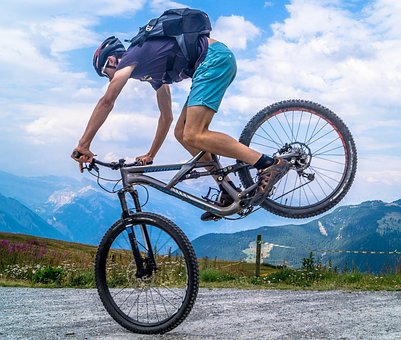
#> input picture xu li anh bai tap lon/images/cycle.jpg, 401 x 340 px, found by its file name
$ python CLAHE.py
#> lines starting #> are read from the running program, lines starting #| are printed output that depends on the picture
import cv2
import numpy as np
import matplotlib.pyplot as plt

# Đọc ảnh dưới dạng grayscale
image = cv2.imread(r'C:\Users\hoang\Desktop\file code\xu ly anh\xu li anh bai tap lon\images\cycle.jpg', cv2.IMREAD_GRAYSCALE)
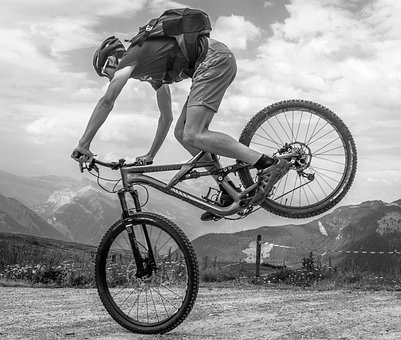
#> image: shape (340, 401); min 0, max 255, mean 152.4

# Tạo đối tượng CLAHE
clahe = cv2.createCLAHE(clipLimit=2.0, tileGridSize=(8, 8))

# Áp dụng CLAHE
clahe_image = clahe.apply(image)
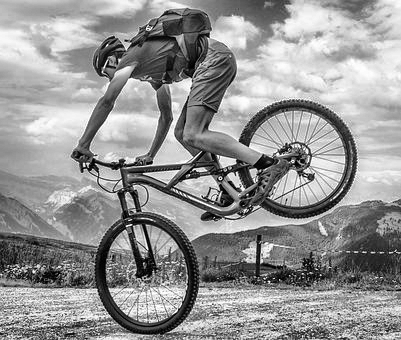
#> clahe_image: shape (340, 401); min 0, max 255, mean 148.4

# Hiển thị hình ảnh
plt.figure(figsize=(12, 6))

plt.subplot(1, 3, 1)
plt.title("Hình ảnh gốc")
plt.imshow(image, cmap='gray')
plt.axis('off')

plt.subplot(1, 3, 2)
plt.title("CLAHE")
plt.imshow(clahe_image, cmap='gray')
plt.axis('off')

plt.subplot(1, 3, 3)
plt.title("Histogram CLAHE")
plt.hist(clahe_image.ravel(), bins=256, range=[0, 256])
plt.grid()

plt.tight_layout()
plt.show()
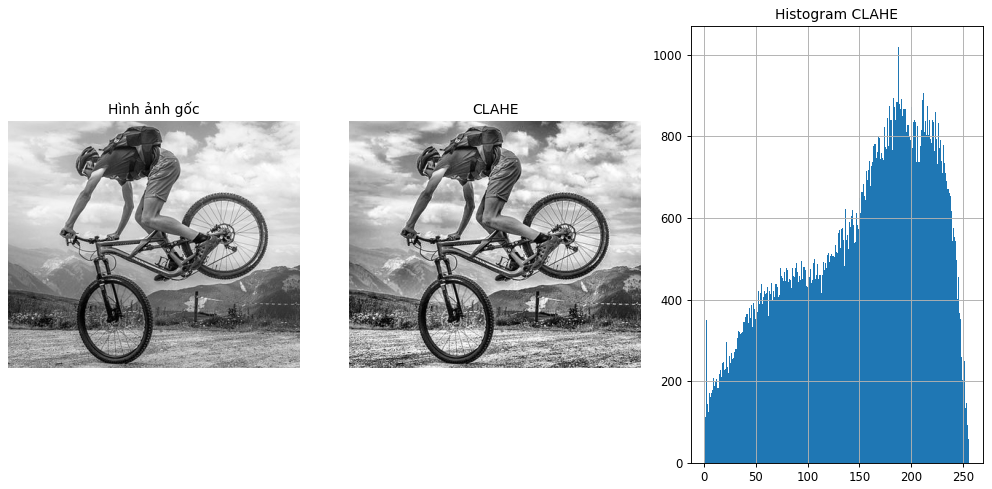
#> figure drawn by matplotlib, 3 panels; panel 3: tallest bar 1019 high, from x = 187 to 188

$ run again, with xu li anh bai tap lon/images/aero.jpg copied over xu li anh bai tap lon/images/cycle.jpg
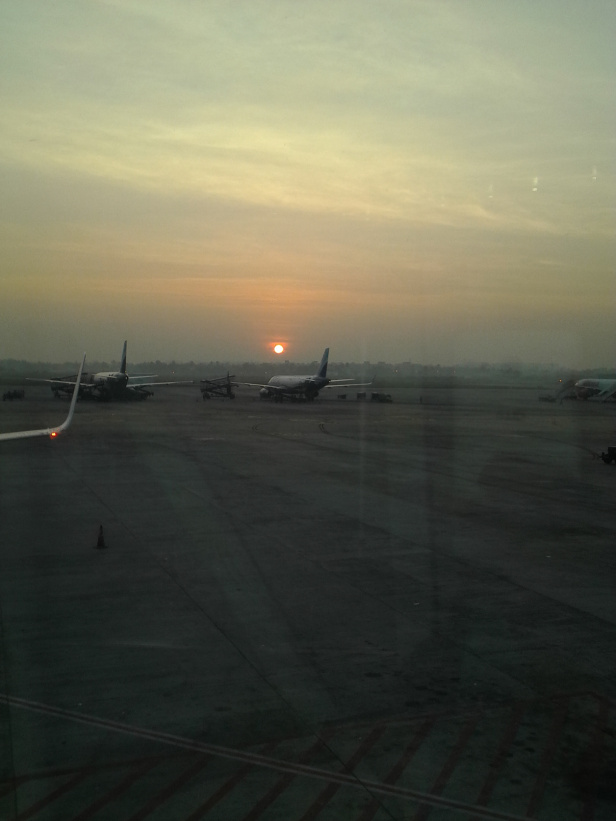
#> input picture xu li anh bai tap lon/images/aero.jpg, 616 x 821 px, found by its file name
#> `clahe_image = clahe.apply(image)`:
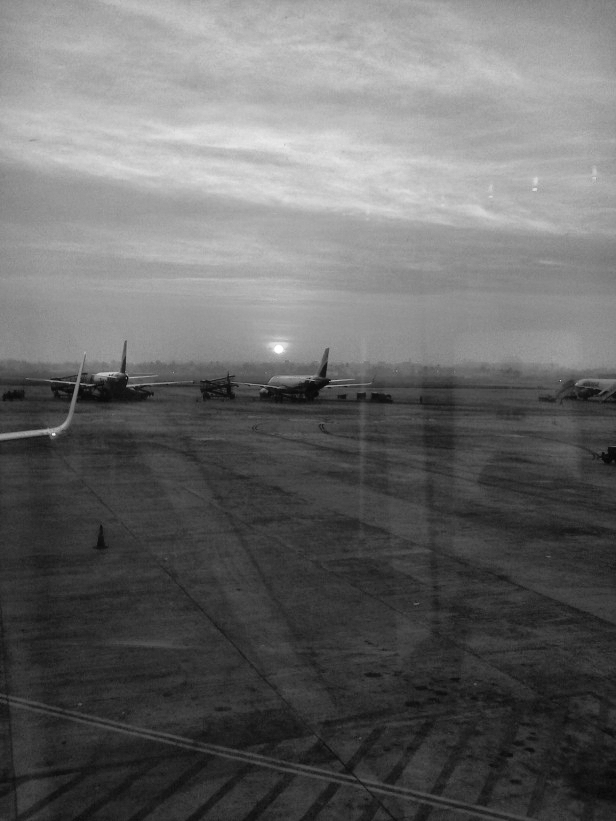
#> clahe_image: shape (821, 616); min 4, max 255, mean 103.6
#> `plt.show()`:
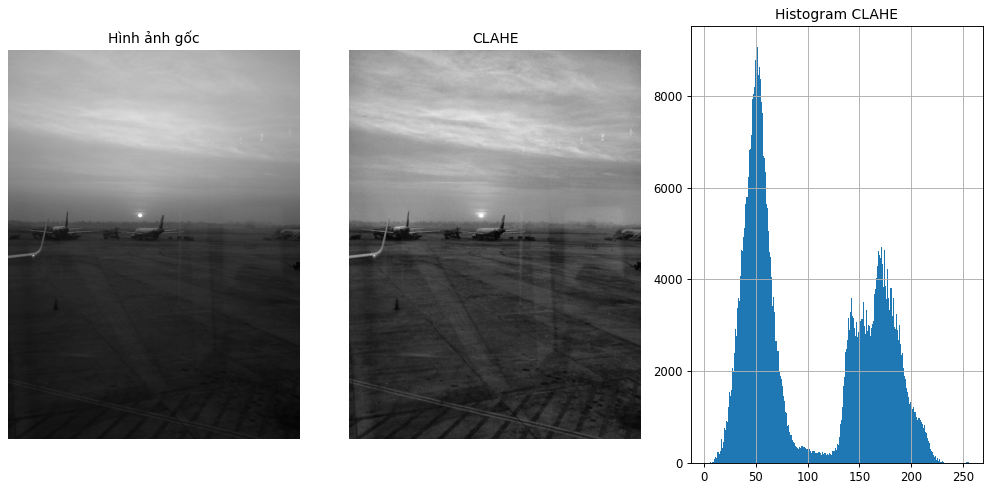
#> figure drawn by matplotlib, 3 panels; panel 3: tallest bar 9074 high, from x = 51 to 52
